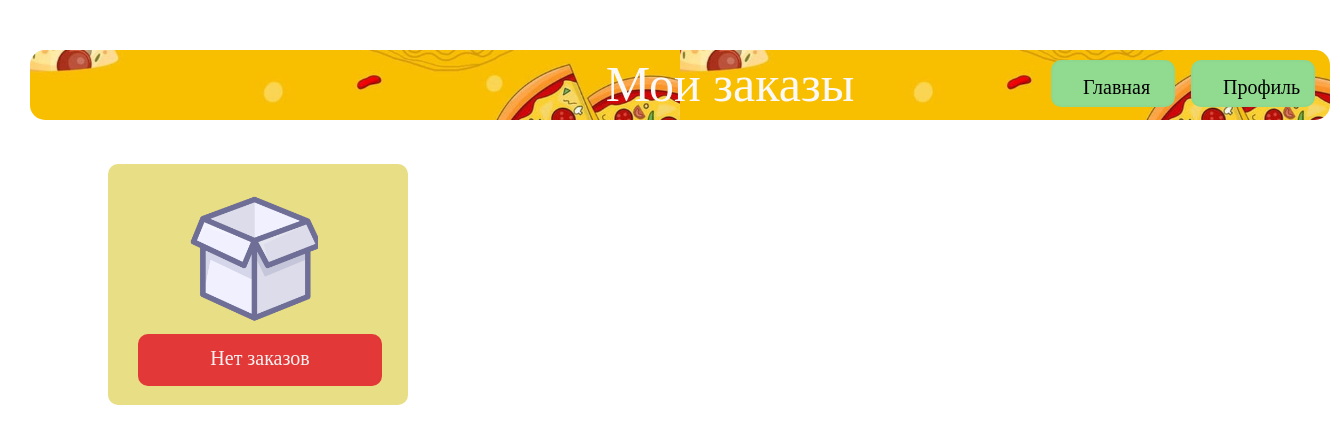
Page /user_profile/bad1992/orders/ (signed in) on the earlier database version.
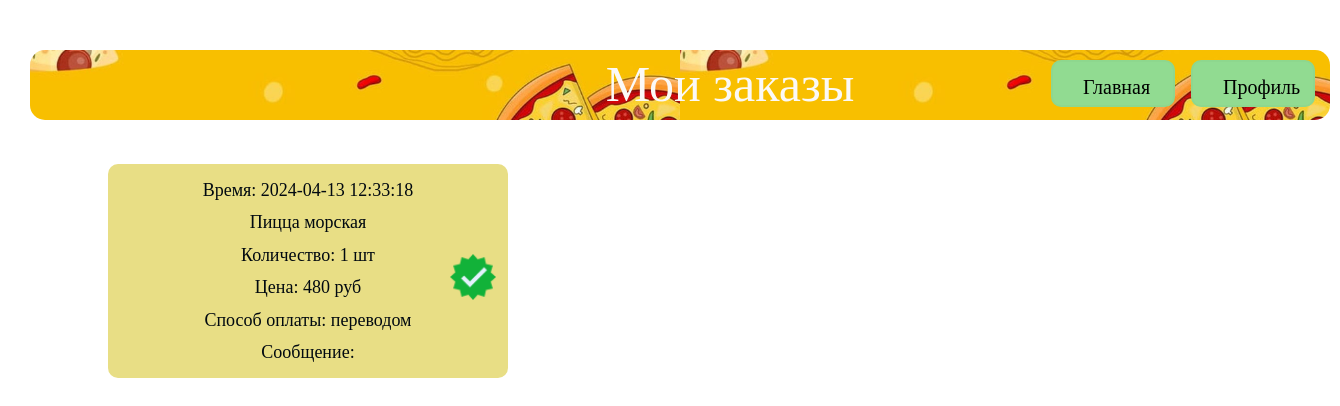
Same page on the later database version.
### models.py (models this page shows, shortened)
class Order(db.Model):
    id = db.Column(db.Integer, primary_key=True)
    user_id = db.Column(db.Integer, db.ForeignKey('user.id'), nullable=False)
    product_id = db.Column(db.Integer, db.ForeignKey('products.id'), nullable=False)
    time_buy = db.Column(db.DateTime, default=datetime.now().replace (microsecond=0))
    quantity = db.Column(db.Integer, default=1)
    total_price = db.Column(db.Integer)
    message = db.Column(db.String(200))
    type_payment = db.Column(db.String(20))
    user = db.relationship("User", back_populates="orders")
    product = db.relationship("Products", back_populates="orders")

class Products(db.Model):
    id = db.Column(db.Integer, primary_key=True)
    product_name = db.Column(db.String(100), unique=True, nullable=False)
    descriptions = db.Column(db.String(300), nullable=True)
    price = db.Column(db.Integer, nullable=False)
    orders = db.relationship("Order", back_populates="product")
    basket_product = db.relationship("UserBasket", back_populates="product_basket")

### views.py (the view)
@app.route('/user_profile/<username>/orders/', methods=['GET', 'POST'])
@login_required
def user_orders(username):
    user_orders = Order().query.filter_by(user_id=current_user.id).order_by(desc(Order.time_buy))
    empty = [order.id for order in user_orders]
    return render_template('user_orders.html', username=username,
                           orders=user_orders, empty=empty)

### views.py (called while the page is built)
@login_manager.user_loader
def load_user(user_id):
    return db.session.query(User).get(user_id)

### templates/user_orders.html (shortened to what this page needs)
<!DOCTYPE html>
<html lang="en">
<head>
    <link type="text/css" href="{{ url_for('static', filename='css/user_orders.css')}}" rel="stylesheet" />
</head>
<header>
    <div class="header">
        <a href="{{ url_for('user_profile', username=username) }}" id="login">Профиль</a>
        <a href="{{ url_for('index') }}" id="basket">Главная</a>
        <p id="name_orders">Мои заказы</p>
    </div>
</header>
<body>
    <br><br>
    {% if empty|length > 0 %}
        {% for order in orders %}
            <div class="content_orders">
                <p class="icon"></p>
                <p> Время: {{ order.time_buy }}</p>
                <p> Пицца {{ order.product.product_name }}</p>
                <p> Количество: {{ order.quantity }} шт</p>
                <p> Цена: {{ order.total_price }} руб</p>
                <p> Способ оплаты: {{ order.type_payment }}</p>
                <p> Сообщение: {{ order.message }} </p>
            </div>
            <br><br>
        {% endfor %}
    {% else %}
        <div id="basket_empty">
            <div id="icon"></div>
            <p id="shopping">Нет заказов</p>
        </div>
    {% endif %}
</body>
</html>

### static/css/user_orders.css (style rules this page uses)
body { background-image: url("https://mobimg.b-cdn.net/v3/fetch/d0/d0e45034fed282d858254cf36879fa14.jpeg?w=1470&r=0.5625"); }
.header { position: absolute; top: 50px; left: 30px; width: 1300px; height: 70px; background-color: white; border-radius: 15px; background-image: url("../img/index_page/header.jpg"); background-size: 50%, cover; }
#login { position: absolute; top: 10px; right: 15px; width: 60px; height: 15px; text-align: center; font-size: 20px; color: black; background-color: rgb(145, 219, 145); text-decoration: none; user-select: none; border: 2px solid rgb(142, 215, 142); border-radius: 10px; padding: .7em 1.5em; outline: none; }
#basket { position: absolute; top: 10px; right: 155px; width: 60px; height: 15px; text-align: center; font-size: 20px; color: black; background-color: rgb(145, 219, 145); text-decoration: none; user-select: none; border: 2px solid rgb(142, 215, 142); border-radius: 10px; padding: .7em 1.5em; outline: none; }
#name_orders { position: absolute; top:-45px; text-align: center; font-size: 50px; color: rgb(251, 249, 247); left: 550px; width: 300px; height: 20px; }
.content_orders { position: relative; top: 120px; left: 100px; width: 400px; text-align:center; font-size: 18px; line-height: 0.8; padding-top: 1px; padding-bottom: 1px; color: rgb(1, 9, 16); border-radius: 10px; background-color: rgb(232, 222, 133); }
.icon { position: absolute; top: 70px; right: 10px; width: 50px; height: 50px; border-radius: 20px; background-image: url("../img/icons/done.png"); background-size: 100%, cover; }

Differences in the rows shown:
added Order: time_buy "2024-04-13 12:33:18", product.product_name "морская", quantity "1", total_price "480", type_payment "переводом"
Other differences:
text no longer shown: "Нет заказов"
